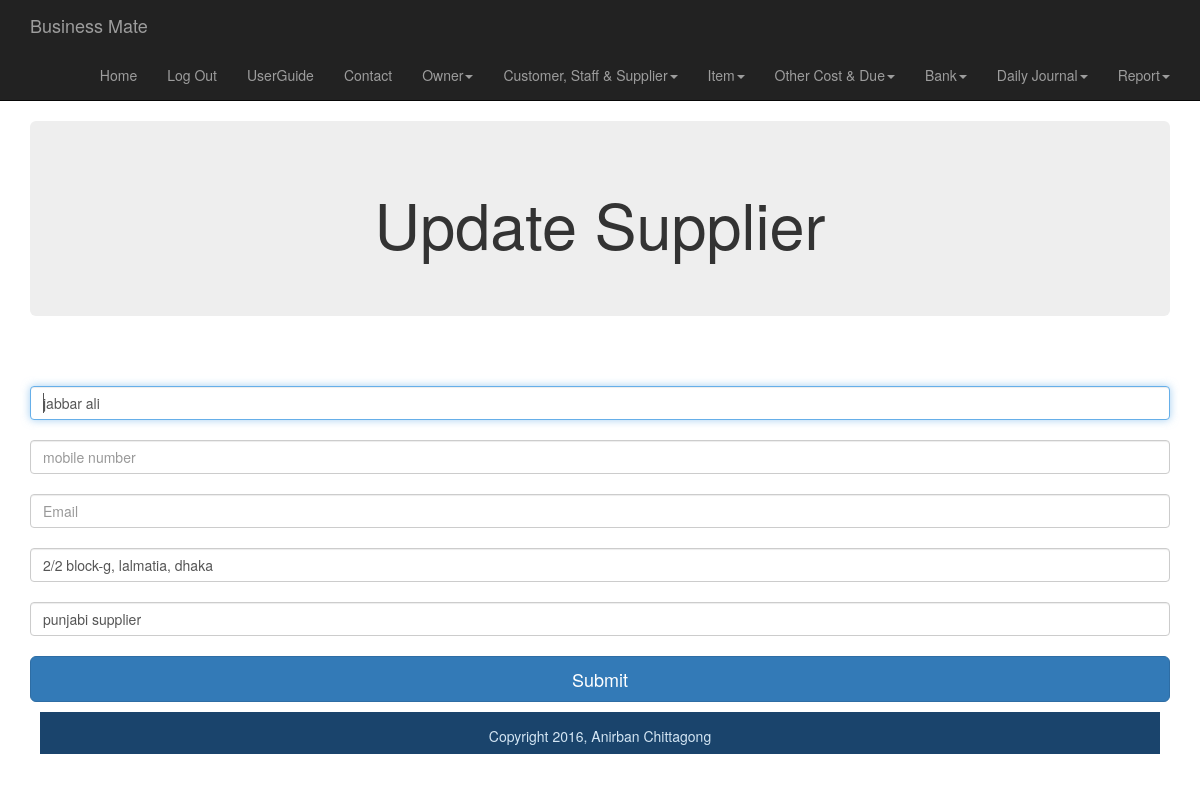
The page /smart_shop/supplier_section/supplierentryupdate.php?id=1 (signed in) on the database its author committed.
### tables this page shows
CREATE TABLE IF NOT EXISTS `supplier` (
  `id` int(11) NOT NULL AUTO_INCREMENT,
  `name` varchar(100) NOT NULL,
  `mobile` varchar(100) NOT NULL,
  `email` varchar(100) NOT NULL,
  `address` varchar(100) NOT NULL,
  `description` varchar(200) NOT NULL,
  `userId` int(11) NOT NULL,
  PRIMARY KEY (`id`)
);

### smart_shop/dbGeneralFunctions.php (called while the page is built, shortened)
<?php
	function get_supplier_by_id($supplier_id) {
		$connection =mysql_connect(DB_SERVER,DB_USER,DB_PASS);
		 $db_select=mysql_select_db(DB_NAME,$connection);
		 $user_id=$_SESSION['userId'];
		$query = "SELECT *
				FROM supplier WHERE userId = {$user_id} AND id = {$supplier_id} ";
		$result_set = mysql_query($query, $connection);
		return $result_set;
	}
?>

### smart_shop/supplier_section/supplierentryupdate.php (the view, shortened to what this page needs)
<?php include("..\dbGeneralFunctions.php"); ?>
<?php include("../includes/header.php"); ?>
	<div class="container">
		<div class="jumbotron">
		<h1>Update Supplier</h1>
		<?php
		$id=$_GET["id"];
		$entry_set=get_supplier_by_id($id);
		$entry= mysql_fetch_array($entry_set);
		?>
		</div>
	</div>
	 <div class="container">
		<form class="form-signin" method="post" action="supplierentryupdate.php">
        <input name="name" class="form-control" placeholder="Supplier Name" required="" autofocus="" value="<?php echo $entry["name"]?>">
        <input name="mobile" class="form-control" placeholder="mobile number" required="" value="<?php echo $entry["mobile"]?>">
		<input name="email" class="form-control" placeholder="Email" required="" value="<?php echo $entry["email"]?>">
	   <input name="address" class="form-control" placeholder="Address" required="" value="<?php echo $entry["address"]?>">
	   <input name="description" class="form-control" placeholder="Supplier Product Type" required="" value="<?php echo $entry["description"]?>">
        <button class="btn btn-lg btn-primary btn-block" type="submit" name="submit">Submit</button>
      </form>
	<div id="footer">Copyright 2016, Anirban Chittagong</div>
	</body>
</html>

### smart_shop/css/styles.css (style rules this page uses)
.jumbotron { text-align:center; }
#footer { height: 3em; margin: 10px; padding: 1em; text-align: center; background: #1A446C; color: #D4E6F4; clear:both; }

### rows shown on the page
supplier: name "jabbar ali", address "2/2 block-g, lalmatia, dhaka", description "punjabi supplier"
